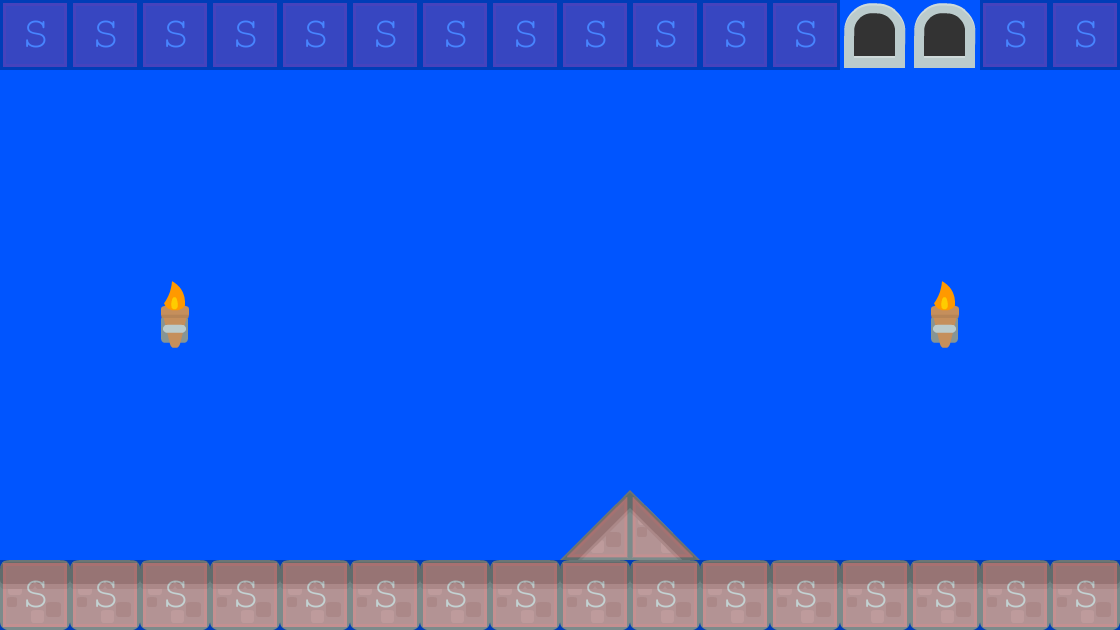

Tiled map render using the project's own tile images. Description and the map definition, with tile-layer contents summarised, below:
An orthogonal 16x9 tile map with 70x70 px tiles, 2 tile layers (background1, collision), 2 tilesets and 2 objects (EnemyBase, PlayerBase).

<map version="1.0" orientation="orthogonal" renderorder="right-down" width="16" height="9" tilewidth="70" tileheight="70" backgroundcolor="#0055ff">
 <tileset firstgid="1" name="background-tiles" tilewidth="70" tileheight="70">
  <image source="../img/background-tiles.png" width="910" height="910" />
 </tileset>
 <tileset firstgid="170" name="meta-tiles" tilewidth="70" tileheight="70">
  <image source="../img/meta-tiles.png" width="350" height="70" />
  <tile id="1">
   <properties>
    <property name="type" value="lslope" />
   </properties>
  </tile>
  <tile id="3">
   <properties>
    <property name="type" value="rslope" />
   </properties>
  </tile>
  <tile id="4">
   <properties>
    <property name="type" value="solid" />
   </properties>
  </tile>
 </tileset>
 <layer name="background1" width="16" height="9">
  <data>[144 cells, 22 non-empty, 5 distinct tile ids]</data>
 </layer>
 <layer name="collision" width="16" height="9" opacity="0.28">
  <data>[144 cells, 32 non-empty, 3 distinct tile ids]</data>
 </layer>
 <objectgroup name="BaseEntities">
  <object name="EnemyBase" x="914" y="424" width="66" height="138" />
  <object name="PlayerBase" x="140" y="418" width="68" height="140" />
 </objectgroup>
</map>
